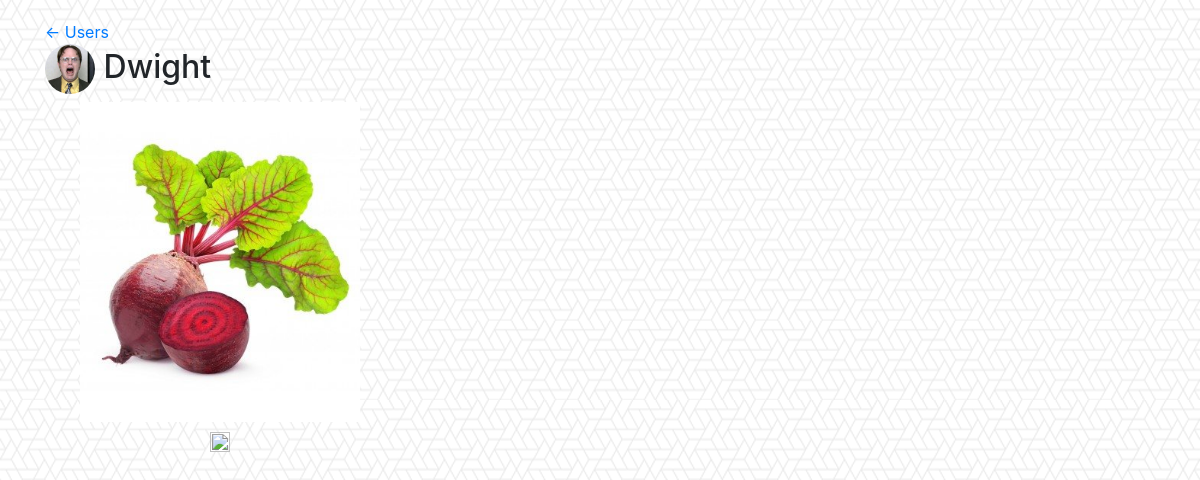
Screenshot of /Dwight/ with the database file from the repository.
### gallery/models.py (models this page shows, shortened)
class User(models.Model):
    username = models.CharField(max_length=100)
    email = models.CharField(max_length=100)
    profile_photo = models.FileField()
    def __str__(self):
        return self.username

class Photo(models.Model):
    owner = models.ForeignKey(User, on_delete=models.CASCADE)
    photo = models.FileField()
    description = models.CharField(max_length=10000)
    liked = models.BooleanField(default=False)

### gallery/views.py (the view)
# urls.py: url(r'^(?P<user_username>[a-zA-Z0-9_.-]*)/$', views.grid, name="grid"),
def grid(request, user_username):
    user = get_object_or_404(User, username=user_username)
    return render(request, 'gallery/grid.html', {'user': user})

### templates/gallery/grid.html (shortened to what this page needs)
{% extends 'gallery/base.html' %}
{% block container%}
    <a href="{% url 'gallery:index' %}"><- Users</a>
    <h2><img src="{{ user.profile_photo.url }}" width="50px" height="50px" style="border-radius: 50%">   {{ user }}</h2>
    {% if user.photo_set.count == 0 %}
        <p>No photos to show.</p>
    {% else %}
        <div class="row" style="display: flex; flex-wrap: wrap;">
            {% for photo in user.photo_set.all %}
                <div class="col-md-4 text-center">
                    <div class="thumbnail">
                        <a href="{% url 'gallery:detail' user.username photo.id %}">
                            <img src="{{ photo.photo.url }}" alt="No pic :(" width="80%">
                        </a>
                        <div class="caption" style="padding-top: 10px;">
                            <form action="{% url 'gallery:liked' user.username %}" method="post">
                                {% if photo.liked %}
                                    <input type="image" src="https://upload.wikimedia.org/wikipedia/commons/c/c8/Love_Heart_symbol.svg"
                                           name="photo"  value="{{ photo.id }}" width="20px" height="20px" >
                                {% else %}
                                    <input type="image" src="https://www.wpclipart.com/signs_symbol/love/hearts/Heart_icon_red_hollow.png"
                                           name="photo"  value="{{ photo.id }}" width="20px" height="20px" >
                                {% endif %}
                            </form>
                        </div>
                    </div>
                </div>
            {% endfor %}
        </div>
    {% endif %}
{% endblock %}

### gallery/static/gallery/style.css (style rules this page uses)
body { background: white url("images/background.png"); }

### rows the page displays
User: profile_photo (picture), username "Dwight"
Photo: photo (picture)
